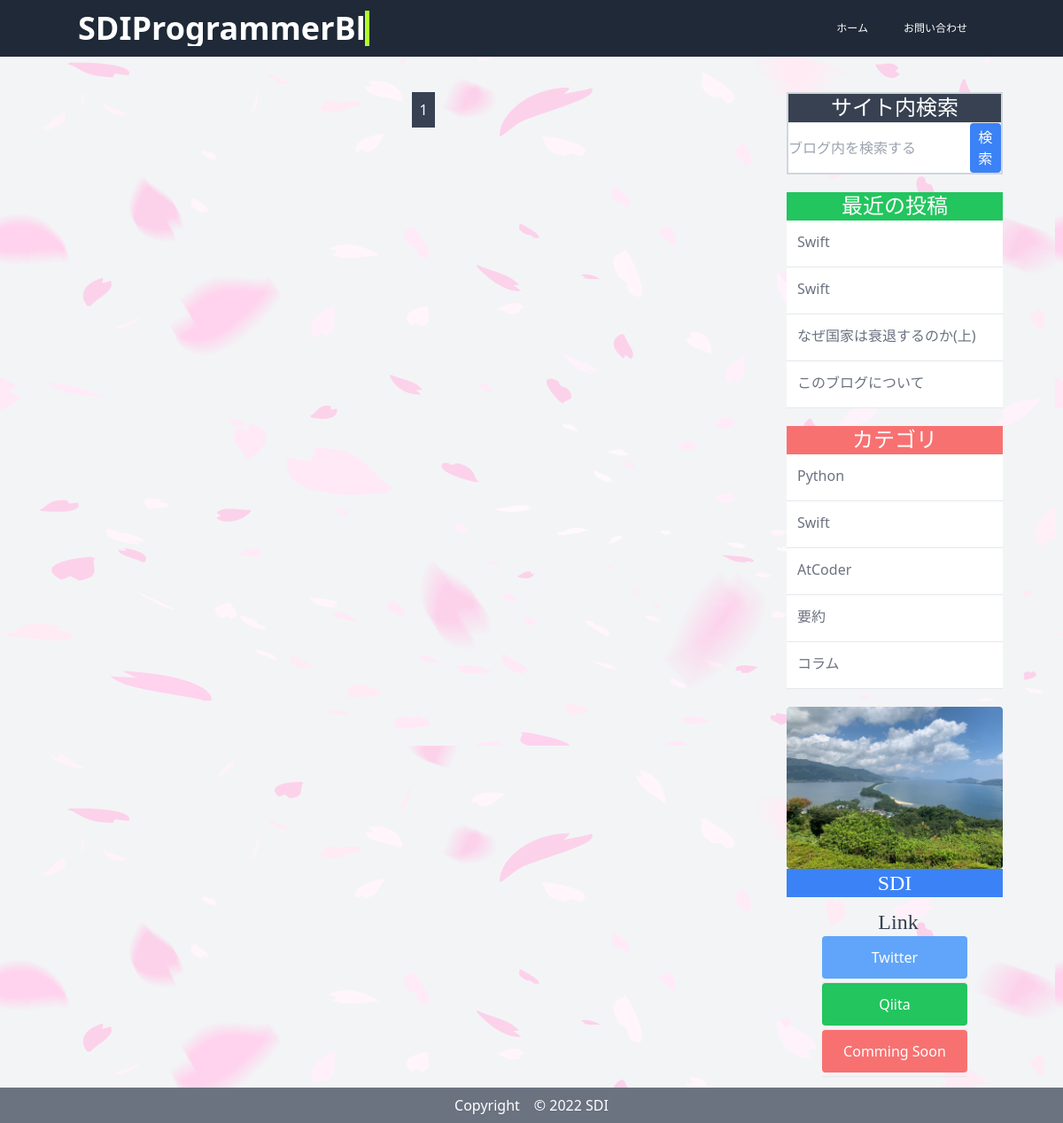
/blogs/tag/Python, run on an earlier commit of the app's database.
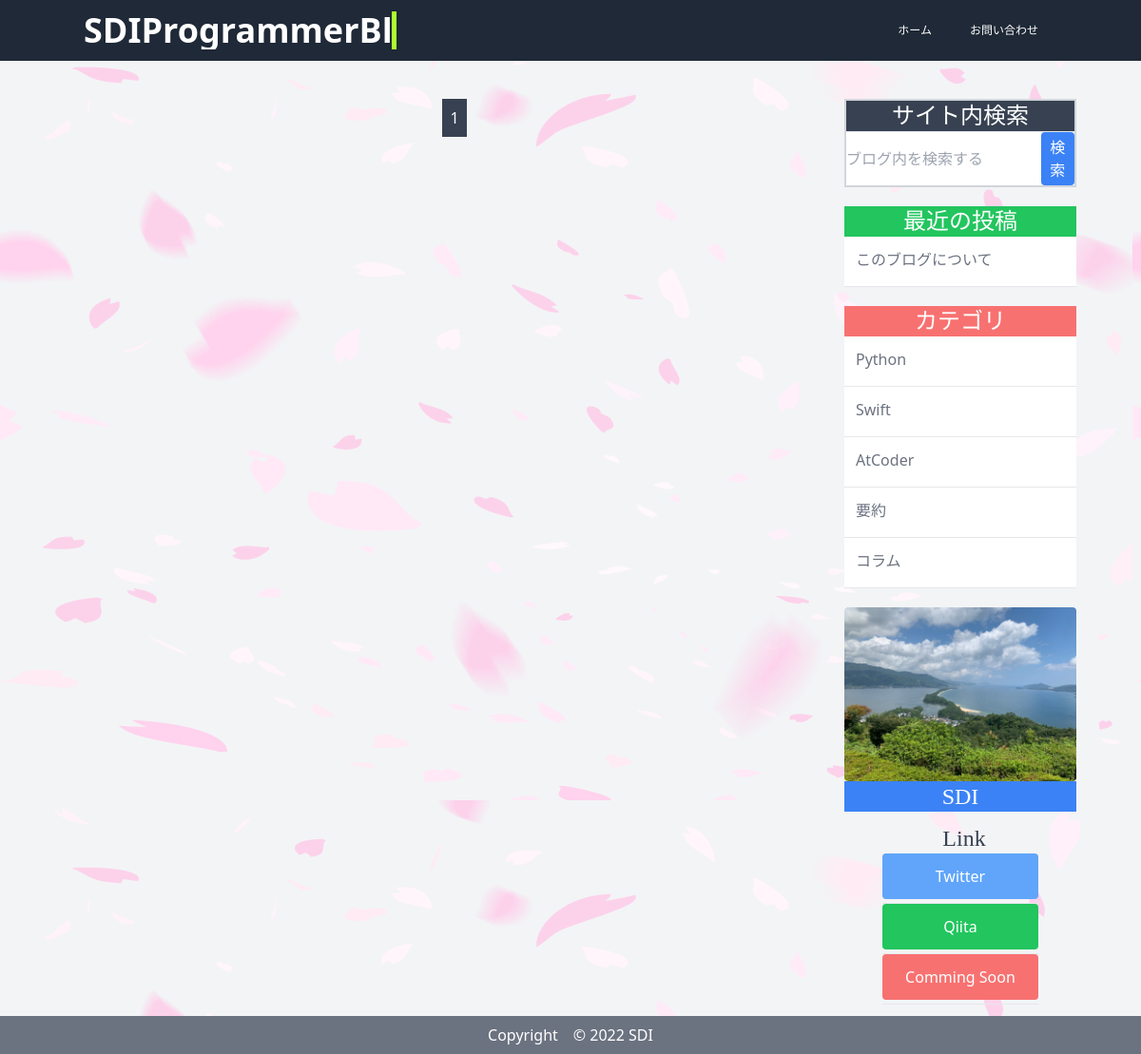
And on a later commit of the database.
### app/models.py (models this page shows, shortened)
class Post(models.Model):
    auther  = models.ForeignKey(settings.AUTH_USER_MODEL,on_delete=models.CASCADE)
    title   = models.CharField("タイトル",max_length=50)
    category = models.ForeignKey(Category,verbose_name="カテゴリ",on_delete=models.PROTECT)
    subtitle = models.CharField("サブタイトル",max_length=100)
    image   = models.ImageField(upload_to="images", verbose_name="画像",null=True, blank=True)
    content = MDTextField()
    created = models.DateTimeField("作成日",default=timezone.now)

class Category(models.Model):
    name = models.CharField("カテゴリ",max_length=20)
    def __str__(self):
        return self.name

### app/views.py (the view)
# urls.py: path('tag/<str:category>',views.CategoryView.as_view(),name="category"),
class CategoryView(View):
    def get(self,request,*args, **kwargs):
        category_data = Category.objects.get(name=self.kwargs["category"])
        post_data = Post.objects.order_by("-id").filter(category = category_data)
        p = Paginator(post_data,20)
        page = request.GET.get("page")
        posts = p.get_page(page)
        latest_data = Post.objects.order_by("-id")[:5]
        return render(request,"app/index.html",{
            "posts":posts,
            "latest_data":latest_data
        })

### app/context_processors.py (called while the page is built)
def common(request):
    category_data = Category.objects.all
    content = {
        "category_data":category_data
    }
    return content

### app/templates/app/index.html (shortened to what this page needs)
{% extends 'app/base.html' %}
{% load markdown_extras %}
{% load  static %}
{% block pagenator %}
        <ul class="flex justify-around">
            <div class="flex">
                {% for num in posts.paginator.page_range %}
                {% if posts.number == num  %}
                    <li class="mx-3 p-2 bg-gray-700 text-white">{{ num }}</li>
                {% elif num > posts.number|add:'-3' and num < posts.number|add:'3' %}
                    <li class="mx-3 p-2"><a href="?page={{ num }}">{{ num }}</a></li>
                {% endif %}
            {% endfor %}
            </div>
        </ul>
{% endblock pagenator %}

### app/templates/app/base.html (shortened to what the changed rows need)
{% load  static %}
<!DOCTYPE html>
<html lang="ja">
<head>
    <link href="{% static 'mdeditor/css/editormd.min.css' %}" rel="stylesheet">
    <link href="{% static 'mdeditor/css/editormd.preview.css' %}" rel="stylesheet">
    <link rel="stylesheet" href="{% static "css/style.css" %} ">
    <link rel="stylesheet" href="{% static "css/style.min.css" %}">
    <link rel="stylesheet" href="{% static "css/animation.css" %} ">
    <script src="https://cdn.tailwindcss.com"></script>
</head>
<div class="bg-gray-800 px-5" >
    <header class="container mx-auto text-white pt-5 md:pt-0" >
        <div class="md:flex justify-between items-center">
            <h1 class="header-title text-2xl font-semibold md:text-4xl">
                <a class="block typing hover:scale-110 " href="{% url "index"%}">SDIProgrammerBlog</a>
            </h1>
        </div>
    </header>
</div>
<body class="bg-gray-100 w-full h-full "style="background-image: url({% static 'images/hana.png' %});" >
    <main　class="">
        <div class="container mx-auto  mt-0 md:grid grid-cols-4 gap-4 md:mt-10">
            <div  class="col-span-3 w-full mx-2">
                {% block pagenator %}
                {% endblock pagenator %}
            </div>
            <div class="w-full m-0  pt-5 md: inline-block md:ml-5 md:pt-0 ">
                <div class="mb-5 border-solid border-gray-300 border-2 bg-white" >
                    <h1 class="text-2xl text-center  font-serif  text-white bg-gray-700">サイト内検索</h1>
                </div>
                <ul class="bg-white mb-5">
                    <h1 class="text-2xl text-center text-white font-serif bg-green-500 block ">最近の投稿</h1>
                    {% for latest in latest_data %}
                        <li><a href="{% url "post_detail" latest.id %}" class="block text-left bg-white text-gray-500 p-3 mb-1 hover:scale-110 hover:text-black">{{ latest.title }}</a></li>
                        <hr>
                    {% endfor %}
                </ul>
                <div class="mb-5">
                    <h1 class="text-2xl text-center  font-serif bg-red-400 text-white">カテゴリ</h1>
                    <ul class="bg-white mb-5">
                        {% for category in category_data %}
                            <li><a href="{% url "category" category %}" class="block  bg-white text-gray-500 p-3 mb-1 hover:scale-110 hover:text-black">{{ category.name }}</a></li>
                            <hr>
                        {% endfor %}
                    </ul>
                </div>
                <div class="bg-white m-auto py-3  w-full mb-3 md:py-0 md: m-0">
                    <div class="flex md:inline-block">
                        <div class="">
                            <h1 class="bg-blue-500 text-2xl text-center text-white font-serif">SDI</h1>
                        </div>
                    </div>
                </div>
                <h1 class="text-2xl text-gray-700 text-center font-serif md:ml-2">Link</h1>
            </div>
        </div>
    </main>
</body>
</html>

What changed in the data, as far as the page shows it:
removed Post: title "Swift"
removed Post: title "Swift"
removed Post: title "なぜ国家は衰退するのか(上)"
